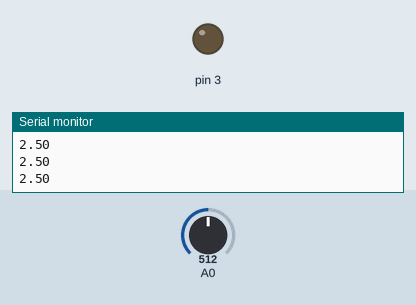
Bench run of a sketch on a simulated Arduino Uno, built with avr-gcc and run on an emulated ATmega328P. Parts: output pins drawn as LEDs (lit = HIGH), the last lines printed to the serial monitor. The inputs (shaded band) are chosen by the test bench; at power-on: A0 = 512.

Above: at 1.2 s.
1.3 s: A0 set to 716
At 2.7 s:
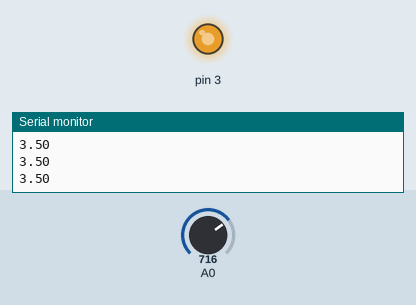
3.0 s: A0 set to 759
At 4.1 s:
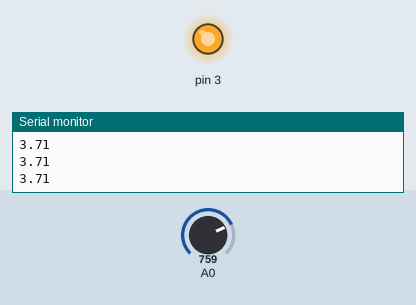
4.5 s: A0 set to 768
At 5.3 s:
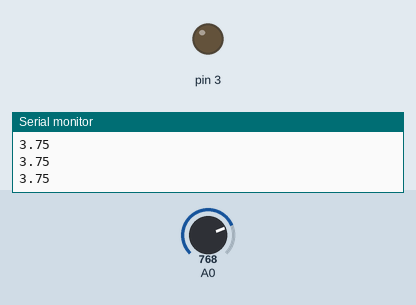
6.0 s: A0 set to 900
At 6.6 s:
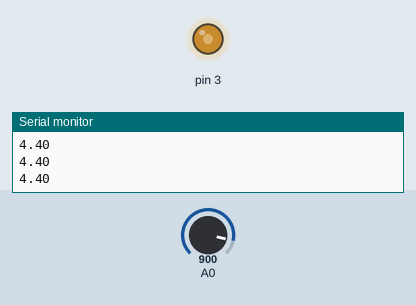
7.5 s: A0 set to 306
At 7.8 s:
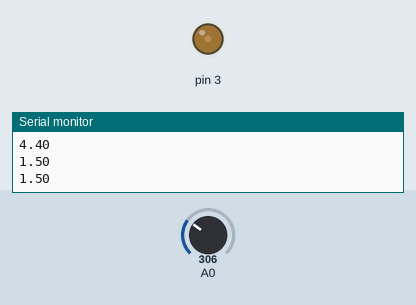
9.0 s: A0 set to 0
At 10.2 s:
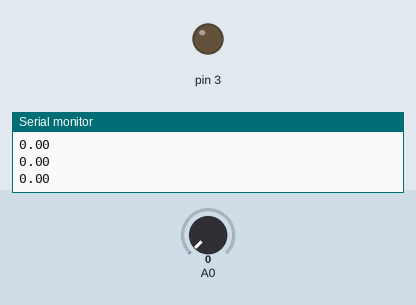
Timing chart, 0 to 11.5 s (numbered marks = the images above; inputs shaded):
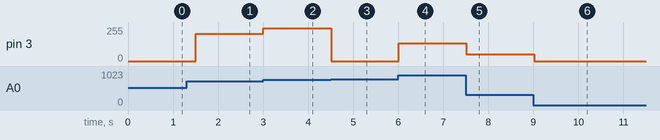

The sketch:

potentiometer.ino
```cpp
void setup() {
  Serial.begin(9600);
}

void loop() {
  int value = analogRead(A0);
  // value goes from 0 to 1023 -> normalize to 0-255
  int ledValue = map(value, 0, 1023, 0, 255);
  analogWrite(3, value);
  float volts = mapFloat(value, 0, 1023, 0, 5);
  Serial.println((String) volts);

  delay(250);
}

float mapFloat(float readValue, float minValue, float maxValue, float outMinValue, float outMaxValue) {
  return (readValue - minValue) * (outMaxValue - outMinValue) / (maxValue - minValue) + outMinValue;
}
```

Measured:
- the behaviour switches between 767 and 768 on A0 (found by bisection; images 2 and 3)
- after the input at 1.3 s, pin 3: 0/255 → 204/255 after 0.20 s
- after the input at 3.0 s, pin 3: 204/255 → 247/255 at once
- after the input at 4.5 s, pin 3: 247/255 → 0/255 at once
- after the input at 6.0 s, pin 3: 0/255 → 132/255 at once
- after the input at 7.5 s, pin 3: 132/255 → 50/255 at once
- after the input at 9.0 s, pin 3: 50/255 → 0/255 at once
